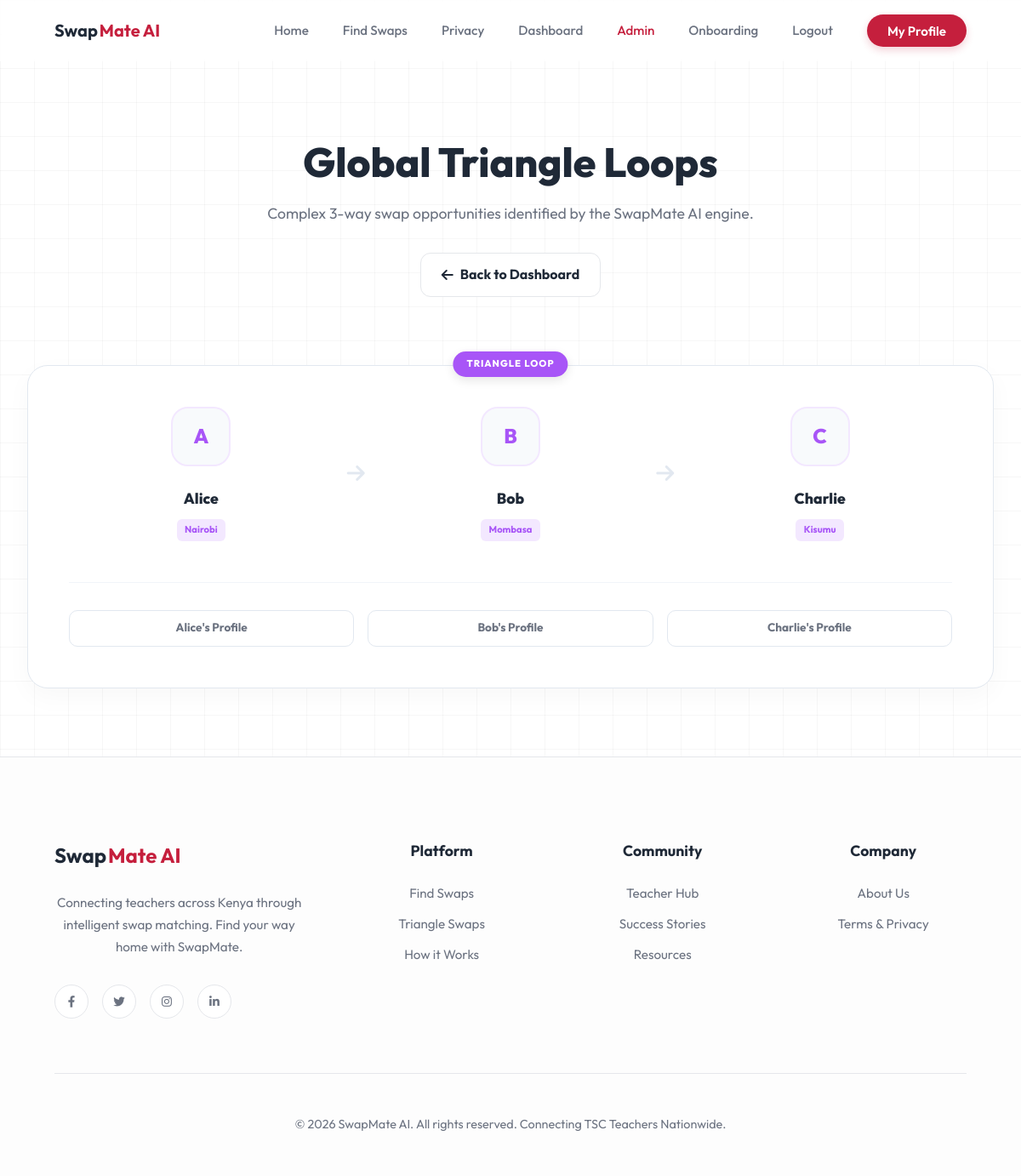
Page /accounts/staff/triangles/ (signed in) on the committed database.
### accounts/models.py (models this page shows, shortened)
class TeacherProfile(models.Model):
    LEVEL_CHOICES = [
        ('PRIMARY', 'Primary School'),
        ('JSS', 'Junior Secondary School (JSS)'),
        ('SENIOR', 'Senior/High School'),
    ]
    user = models.OneToOneField(User, on_delete=models.CASCADE, related_name='profile')
    school_name = models.CharField(max_length=255, null=True, blank=True)
    level = models.CharField(max_length=20, choices=LEVEL_CHOICES, null=True, blank=True)
    county = models.ForeignKey('locations.County', on_delete=models.SET_NULL, null=True, related_name='teachers')
    sub_county = models.ForeignKey('locations.SubCounty', on_delete=models.SET_NULL, null=True, related_name='teachers')
    ward = models.ForeignKey('locations.Ward', on_delete=models.SET_NULL, null=True, related_name='teachers')

class User(AbstractBaseUser, PermissionsMixin):
    phone_number = models.CharField(max_length=15, unique=True)
    first_name = models.CharField(max_length=30, blank=True)
    last_name = models.CharField(max_length=30, blank=True)
    email = models.EmailField(unique=True, null=True, blank=True)
    is_active = models.BooleanField(default=True)
    is_staff = models.BooleanField(default=False)
    date_joined = models.DateTimeField(auto_now_add=True)
    last_seen = models.DateTimeField(null=True, blank=True)
    objects = CustomUserManager()
    USERNAME_FIELD = 'phone_number'
    REQUIRED_FIELDS = ['first_name', 'last_name']

### locations/models.py (models this page shows, shortened)
class County(models.Model):
    name = models.CharField(max_length=100, unique=True)
    class Meta:
        verbose_name_plural = "Counties"

### accounts/views.py (the view)
# urls.py: path('staff/triangles/', views.admin_triangle_matches, name='admin_triangle_matches'),
@login_required
def admin_triangle_matches(request):
    if not request.user.is_staff: return redirect('accounts:dashboard')
    from .services import get_triangle_matches
    teachers = TeacherProfile.objects.all()
    all_triangles = []
    seen_loops = set()
    for t in teachers:
        loops = get_triangle_matches(t)
        for loop in loops:
            ids = sorted([t.id, loop['partner_1'].id, loop['partner_2'].id])
            loop_key = tuple(ids)
            if loop_key not in seen_loops:
                all_triangles.append({
                    't1': t,
                    't2': loop['partner_1'],
                    't3': loop['partner_2']
                })
                seen_loops.add(loop_key)
    return render(request, 'accounts/admin_triangle_matches.html', {'triangles': all_triangles})

### accounts/services.py (called while the page is built, shortened)
def _subjects_compatible(p1, p2):
    if p1.level == 'PRIMARY': return True

### messenger/context_processors.py (called while the page is built)
def unread_messages_count(request):
    if request.user.is_authenticated:
        count = Message.objects.filter(
            conversation__participants=request.user,
            is_read=False
        ).exclude(sender=request.user).count()
        return {'unread_messages_count': count}
    return {'unread_messages_count': 0}

### accounts/templates/accounts/admin_triangle_matches.html (shortened to what this page needs)
{% extends 'core/base.html' %}
{% block content %}
<div class="admin-matches container">
    <header class="admin-header">
        <h1 style="font-size: 3rem; font-weight: 800; margin-bottom: 0.5rem;">Global Triangle Loops</h1>
        <p style="color: var(--text-muted); font-size: 1.1rem; margin-bottom: 2rem;">Complex 3-way swap opportunities identified by the SwapMate AI engine.</p>
        <a href="{% url 'accounts:staff_dashboard' %}" class="btn-secondary" style="padding: 0.75rem 1.5rem; text-decoration: none; display: inline-flex; align-items: center; gap: 0.5rem;">
            <i class="fas fa-arrow-left"></i> Back to Dashboard
        </a>
    </header>
    <div class="matches-grid">
        {% for tri in triangles %}
            <div class="match-pair-wrapper">
                <div class="mutual-badge" style="background: #a855f7;">TRIANGLE LOOP</div>
                <div class="match-pair-card" style="flex-direction: column; gap: 3rem;">
                    <div class="triangle-viz">
                        <div class="viz-node">
                            <div class="teacher-avatar" style="color: #a855f7; border-color: #f3e8ff;">{{ tri.t1.user.first_name|first }}</div>
                            <div class="teacher-details">
                                <h4>{{ tri.t1.user.first_name }}</h4>
                                <span class="county-tag" style="background: #f3e8ff; color: #a855f7;">{{ tri.t1.county.name }}</span>
                            </div>
                        </div>
                        <div class="viz-connector"><i class="fas fa-arrow-right"></i></div>
                        <div class="viz-node">
                            <div class="teacher-avatar" style="color: #a855f7; border-color: #f3e8ff;">{{ tri.t2.user.first_name|first }}</div>
                            <div class="teacher-details">
                                <h4>{{ tri.t2.user.first_name }}</h4>
                                <span class="county-tag" style="background: #f3e8ff; color: #a855f7;">{{ tri.t2.county.name }}</span>
                            </div>
                        </div>
                        <div class="viz-connector"><i class="fas fa-arrow-right"></i></div>
                        <div class="viz-node">
                            <div class="teacher-avatar" style="color: #a855f7; border-color: #f3e8ff;">{{ tri.t3.user.first_name|first }}</div>
                            <div class="teacher-details">
                                <h4>{{ tri.t3.user.first_name }}</h4>
                                <span class="county-tag" style="background: #f3e8ff; color: #a855f7;">{{ tri.t3.county.name }}</span>
                            </div>
                        </div>
                    </div>
                    <div style="display: flex; gap: 1rem; width: 100%; border-top: 1px solid #f1f5f9; padding-top: 2rem;">
                        <a href="{% url 'accounts:teacher_profile' tri.t1.id %}" class="profile-btn" style="flex: 1; text-align: center;">{{ tri.t1.user.first_name }}'s Profile</a>
                        <a href="{% url 'accounts:teacher_profile' tri.t2.id %}" class="profile-btn" style="flex: 1; text-align: center;">{{ tri.t2.user.first_name }}'s Profile</a>
                        <a href="{% url 'accounts:teacher_profile' tri.t3.id %}" class="profile-btn" style="flex: 1; text-align: center;">{{ tri.t3.user.first_name }}'s Profile</a>
                    </div>
                </div>
            </div>
        {% endfor %}
    </div>
</div>
{% endblock %}

### core/static/core/css/style.css (style rules this page uses)
:root { --primary: #c51f3d; --primary-hover: #a01931; --bg-light: #ffffff; --text-dark: #1f2937; --text-muted: #6b7280; --border: #e5e7eb; --grid-color: rgba(0, 0, 0, 0.03); --font-main: 'Outfit', sans-serif; --shadow-sm: 0 1px 2px 0 rgb(0 0 0 / 0.05); --shadow-md: 0 4px 6px -1px rgb(0 0 0 / 0.1), 0 2px 4px -2px rgb(0 0 0 / 0.1); }
* { margin: 0; padding: 0; box-sizing: border-box; }
body { font-family: var(--font-main); background-color: var(--bg-light); color: var(--text-dark); line-height: 1.6; overflow-x: hidden; background-image: linear-gradient(var(--grid-color) 1px, transparent 1px), linear-gradient(90deg, var(--grid-color) 1px, transparent 1px); background-size: 40px 40px; }
.container { max-width: 1440px; margin: 0 auto; padding: 0 4rem; }
.btn-secondary { padding: 1rem 2rem; border-radius: 12px; color: var(--text-dark); text-decoration: none; font-weight: 700; border: 1px solid var(--border); background: white; transition: 0.3s; }
.matches-grid { display: grid; grid-template-columns: repeat(auto-fill, minmax(400px, 1fr)); gap: 2rem; }

### accounts/templates/accounts/admin_triangle_matches.html (style rules this page uses)
.admin-matches { padding: 5rem 2rem; max-width: 1200px; }
.admin-header { margin-bottom: 4rem; text-align: center; }
.matches-grid { display: grid; grid-template-columns: 1fr; gap: 3rem; }
.match-pair-wrapper { position: relative; padding-top: 1rem; }
.mutual-badge { position: absolute; top: 0; left: 50%; transform: translateX(-50%); background: var(--primary); color: white; font-size: 0.7rem; font-weight: 800; padding: 0.4rem 1rem; border-radius: 50px; z-index: 2; letter-spacing: 1px; box-shadow: 0 4px 12px rgba(0,0,0,0.1); }
.match-pair-card { background: white; border: 1px solid #e2e8f0; border-radius: 24px; padding: 3rem; display: flex; box-shadow: 0 10px 30px rgba(0,0,0,0.03); transition: 0.3s; }
.triangle-viz { display: flex; align-items: center; justify-content: space-between; width: 100%; gap: 1rem; }
.viz-node { display: flex; flex-direction: column; align-items: center; text-align: center; flex: 1; }
.viz-connector { font-size: 1.5rem; color: #e2e8f0; }
.teacher-avatar { width: 70px; height: 70px; background: #f8fafc; border: 2px solid #e2e8f0; color: var(--primary); border-radius: 20px; display: flex; align-items: center; justify-content: center; font-size: 1.5rem; font-weight: 800; margin-bottom: 1.5rem; }
.teacher-details h4 { font-size: 1.1rem; font-weight: 800; margin-bottom: 0.5rem; color: var(--text-dark); }
.county-tag { display: inline-block; font-size: 0.7rem; font-weight: 700; background: #fff1f2; color: var(--primary); padding: 0.25rem 0.6rem; border-radius: 6px; }
.profile-btn { font-size: 0.85rem; font-weight: 700; color: var(--text-muted); text-decoration: none; padding: 0.6rem 1rem; border: 1px solid #e2e8f0; border-radius: 10px; transition: 0.3s; }

### rows in the picture
TeacherProfile: t1.user.first_name|first "A", t1.user.first_name "Alice", t1.county.name "Nairobi", t2.user.first_name|first "B", t2.user.first_name "Bob", t2.county.name "Mombasa", t3.user.first_name|first "C", t3.user.first_name "Charlie", t3.county.name "Kisumu"
